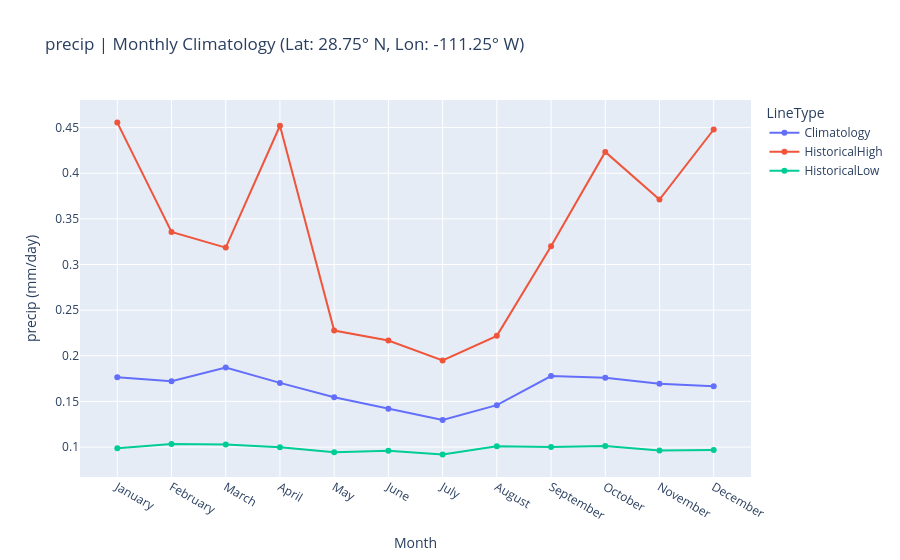

Notebook code cell kept with this figure:
### Code cell
fig, clim_stats = plot_monthly_climatology(
    da, lat=28.75, lon=-111.25, level=level
)
fig.show()

### Figure 1 — Plotly figure (JSON) as saved in the notebook; plotly's stock layout.template omitted (floating-point values rounded to 4 significant figures)
{"data": [{"hovertemplate": "LineType=Climatology<br>Month=%{x}<br>precip (mm/day)=%{y}<extra></extra>", "legendgroup": "Climatology", "line": {"color": "#636efa", "dash": "solid"}, "marker": {"symbol": "circle"}, "mode": "lines+markers", "name": "Climatology", "orientation": "v", "showlegend": true, "type": "scatter", "x": ["January", "February", "March", "April", "May", "June", "July", "August", "September", "October", "November", "December"], "xaxis": "x", "y": [0.1765, 0.172, 0.1871, 0.1703, 0.1545, 0.1419, 0.1296, 0.1459, 0.1778, 0.1759, 0.1694, 0.1667], "yaxis": "y"}, {"hovertemplate": "LineType=HistoricalHigh<br>Month=%{x}<br>precip (mm/day)=%{y}<extra></extra>", "legendgroup": "HistoricalHigh", "line": {"color": "#EF553B", "dash": "solid"}, "marker": {"symbol": "circle"}, "mode": "lines+markers", "name": "HistoricalHigh", "orientation": "v", "showlegend": true, "type": "scatter", "x": ["January", "February", "March", "April", "May", "June", "July", "August", "September", "October", "November", "December"], "xaxis": "x", "y": [0.4555, 0.3356, 0.3185, 0.4521, 0.2277, 0.2168, 0.1949, 0.2218, 0.3199, 0.4234, 0.3712, 0.4479], "yaxis": "y"}, {"hovertemplate": "LineType=HistoricalLow<br>Month=%{x}<br>precip (mm/day)=%{y}<extra></extra>", "legendgroup": "HistoricalLow", "line": {"color": "#00cc96", "dash": "solid"}, "marker": {"symbol": "circle"}, "mode": "lines+markers", "name": "HistoricalLow", "orientation": "v", "showlegend": true, "type": "scatter", "x": ["January", "February", "March", "April", "May", "June", "July", "August", "September", "October", "November", "December"], "xaxis": "x", "y": [0.09871, 0.1032, 0.1027, 0.0998, 0.09426, 0.09598, 0.09194, 0.1008, 0.1001, 0.1011, 0.09614, 0.09677], "yaxis": "y"}], "layout": {"legend": {"title": {"text": "LineType"}, "tracegroupgap": 0}, "title": {"text": "precip | Monthly Climatology (Lat: 28.75° N, Lon: -111.25° W)"}, "xaxis": {"anchor": "y", "domain": [0, 1], "title": {"text": "Month"}}, "yaxis": {"anchor": "x", "domain": [0, 1], "title": {"text": "precip (mm/day)"}}}}
